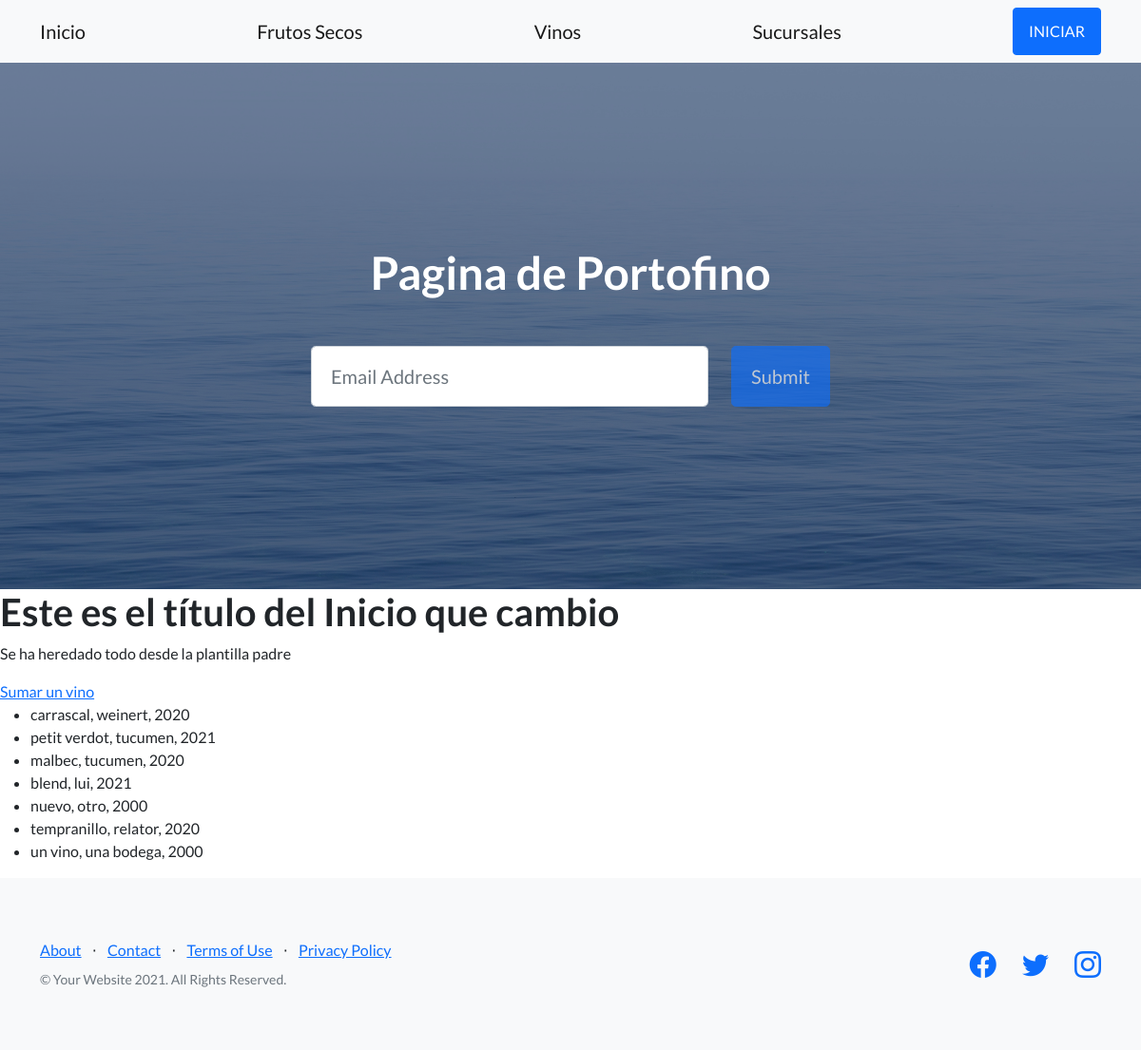
The app's page /AppPortofino/vinos/, older data.
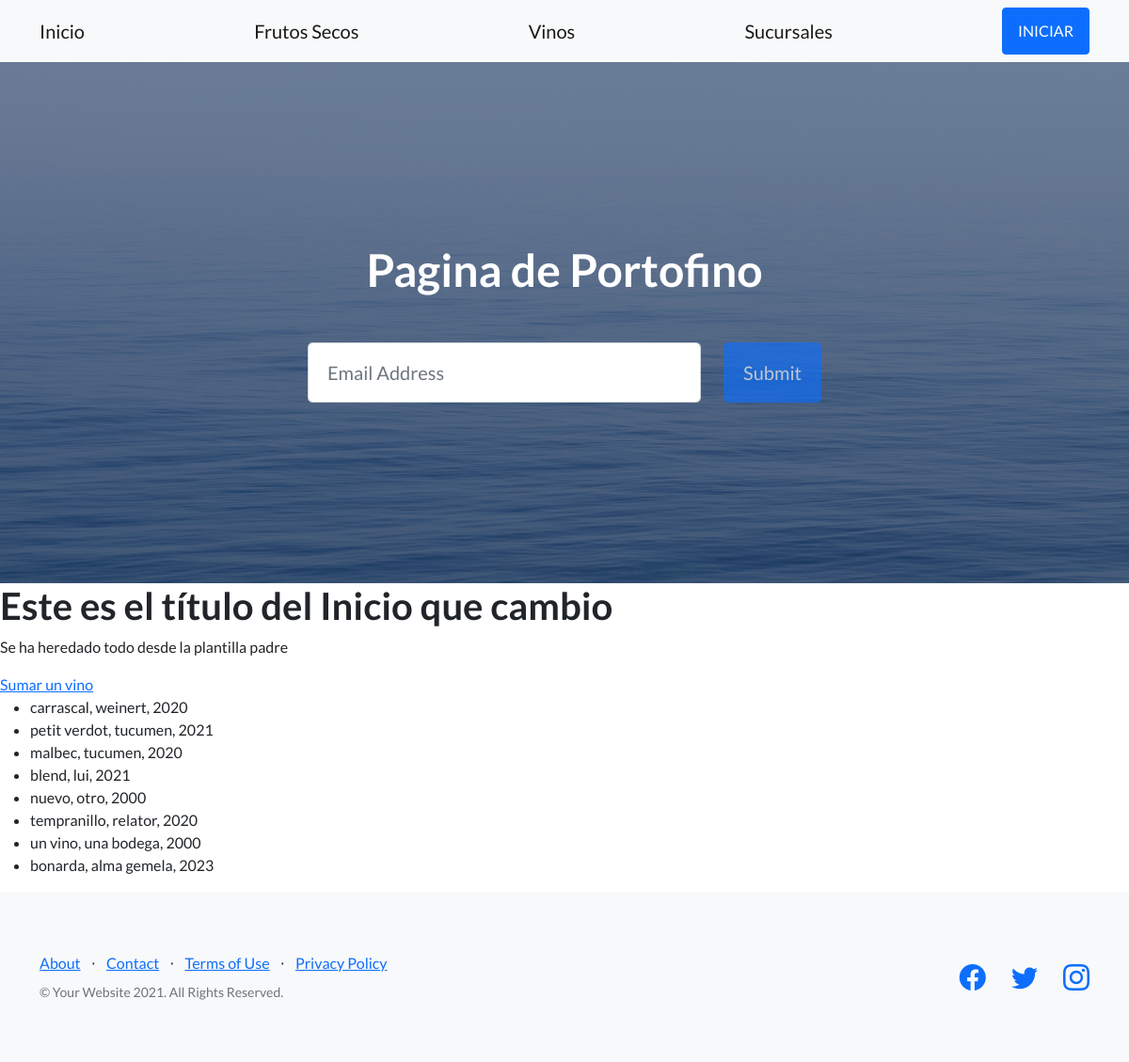
The same page, newer data.
### AppPortofino/models.py (models this page shows, shortened)
class Vinos(models.Model):
    nombre = models.CharField(max_length=256)
    bodega = models.CharField(max_length=256)
    año = models.IntegerField()

### AppPortofino/views.py (the view)
# urls.py: path('vinos/', views.listar_vinos, name="vinos"),
def listar_vinos(request):
    contexto = {
        "vinos": Vinos.objects.all(),
    }
    http_response = render(
        request=request,
        template_name='AppPortofino/vinos.html',
        context=contexto,
    )
    return http_response

### AppPortofino/templates/AppPortofino/vinos.html
{% extends "AppPortofino/padre.html" %}
{% load static %}
{% block contenidoQueCambia %}
<section>
    <div>
        <h1>Este es el título del Inicio que cambio</h1>
            <p>Se ha heredado todo desde la plantilla padre</p>
        <a href="{% url 'sumar_vino' %}">Sumar un vino</a>
        <ul>
        {% for wine in vinos %}
            <li>{{ wine.nombre }}, {{ wine.bodega }}, {{ wine.año }} </li>
        {% endfor %}
        </ul>
    </div>
</section>
{% endblock %}

### AppPortofino/templates/AppPortofino/padre.html (shortened to what this page needs)
<!DOCTYPE html>
<html lang="en">
    <head>
        {% load static %}
        <link href="https://cdn.jsdelivr.net/npm/bootstrap-icons@1.5.0/font/bootstrap-icons.css" rel="stylesheet" type="text/css" />
        <link href="{% static 'css/styles.css' %}" rel="stylesheet" />
    </head>
    <body>
        <nav class="navbar navbar-light bg-light static-top">
            <div class="container">
                <a class="navbar-brand" href="{% url 'Inicio' %}">Inicio</a>
                <a class="navbar-brand" href="{% url 'frutossecos' %}">Frutos Secos</a>
                <a class="navbar-brand" href="{% url 'vinos' %}">Vinos</a>
                <a class="navbar-brand" href="{% url 'sucursales' %}">Sucursales</a>
                <a class="btn btn-primary" href="#NADAAUN">INICIAR</a>
            </div>
</nav>
        <header class="masthead">
            <div class="container position-relative">
                <div class="row justify-content-center">
                    <div class="col-xl-6">
                        <div class="text-center text-white">
                            <h1 class="mb-5">Pagina de Portofino</h1>
                            <form class="form-subscribe" id="contactForm" data-sb-form-api-token="API_TOKEN">
                                <div class="row">
                                    <div class="col">
                                        <input class="form-control form-control-lg" id="emailAddress" type="email" placeholder="Email Address" data-sb-validations="required,email" />
                                    </div>
                                    <div class="col-auto"><button class="btn btn-primary btn-lg disabled" id="submitButton" type="submit">Submit</button></div>
                                </div>
                            </form>
                        </div>
                    </div>
                </div>
            </div>
        </header>
        {% block contenidoQueCambia %}
        {% endblock %}
        <footer class="footer bg-light">
            <div class="container">
                <div class="row">
                    <div class="col-lg-6 h-100 text-center text-lg-start my-auto">
                        <ul class="list-inline mb-2">
                            <li class="list-inline-item"><a href="#!">About</a></li>
                            <li class="list-inline-item">⋅</li>
                            <li class="list-inline-item"><a href="#!">Contact</a></li>
                            <li class="list-inline-item">⋅</li>
                            <li class="list-inline-item"><a href="#!">Terms of Use</a></li>
                            <li class="list-inline-item">⋅</li>
                            <li class="list-inline-item"><a href="#!">Privacy Policy</a></li>
                        </ul>
                        <p class="text-muted small mb-4 mb-lg-0">&copy; Your Website 2021. All Rights Reserved.</p>
                    </div>
                    <div class="col-lg-6 h-100 text-center text-lg-end my-auto">
                        <ul class="list-inline mb-0">
                            <li class="list-inline-item me-4">
                                <a href="#!"><i class="bi-facebook fs-3"></i></a>
                            </li>
                            <li class="list-inline-item me-4">
                                <a href="#!"><i class="bi-twitter fs-3"></i></a>
                            </li>
                            <li class="list-inline-item">
                                <a href="#!"><i class="bi-instagram fs-3"></i></a>
                            </li>
                        </ul>
                    </div>
                </div>
            </div>
        </footer>
    </body>
</html>

Row changes from the older to the newer data that the page shows:
added Vinos: nombre "bonarda", bodega "alma gemela", año "2023"
